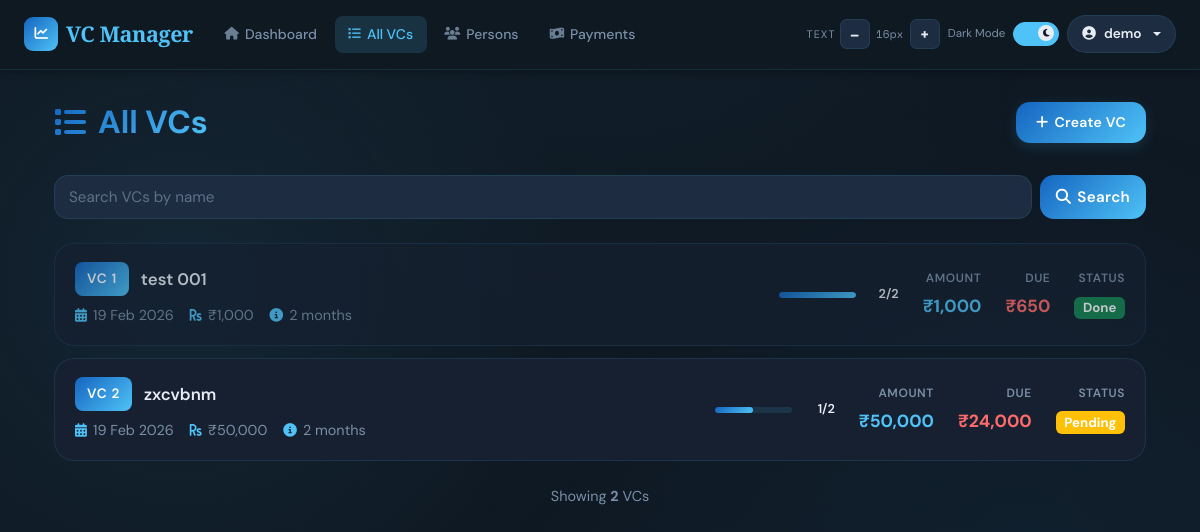
The app's page /vc/ (signed in), older data.
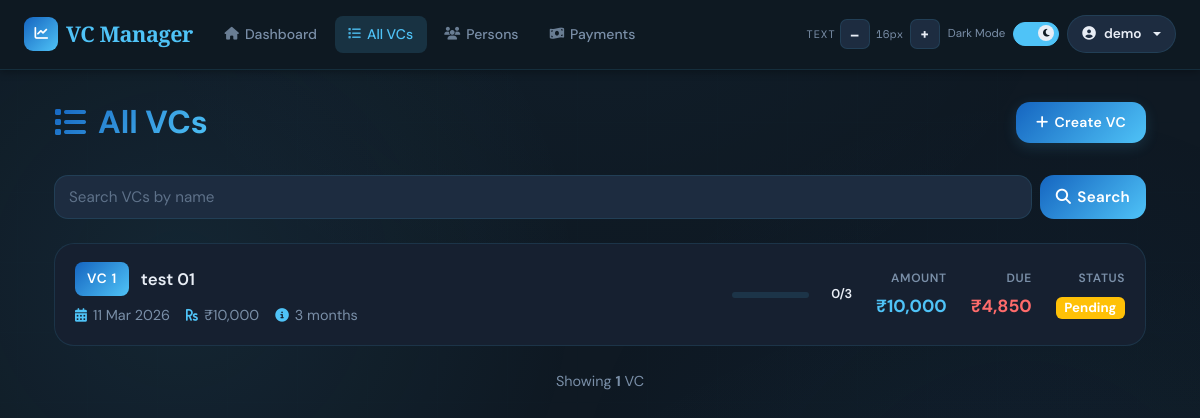
The same page, newer data.
### app/models/vc.py (models this page shows, shortened)
class VC(db.Model):
    __tablename__ = 'vcs'
    id           = db.Column(db.Integer, primary_key=True)
    user_id      = db.Column(db.Integer, db.ForeignKey('users.id'), nullable=False, index=True)
    vc_number    = db.Column(db.Integer, unique=True, nullable=False)
    name         = db.Column(db.String(100), nullable=False)
    start_date   = db.Column(db.DateTime, nullable=False, default=lambda: datetime.now(timezone.utc))
    amount       = db.Column(db.Float, nullable=False)
    tenure       = db.Column(db.Integer, nullable=False)
    current_hand = db.Column(db.Integer, default=1)
    narration    = db.Column(db.Text)
    status       = db.Column(db.Enum(PaymentStatus, native_enum=False), default=PaymentStatus.PENDING)
    min_interest = db.Column(db.Float, nullable=False, default=0.0)
    created_at   = db.Column(db.DateTime, default=lambda: datetime.now(timezone.utc))
    updated_at   = db.Column(db.DateTime, default=lambda: datetime.now(timezone.utc),
                             onupdate=lambda: datetime.now(timezone.utc))
    hands          = db.relationship('VCHand',      backref='vc', lazy=True, cascade='all, delete-orphan')
    payments       = db.relationship('Payment',     backref='vc', lazy=True, cascade='all, delete-orphan')
    ledger_entries = db.relationship('LedgerEntry', backref='vc', lazy=True)
    members        = db.relationship('Person', secondary=vc_members, backref='vcs')
    @property
    def total_due_per_vc(self):
        return sum(c.amount for h in self.hands for c in h.contributions if not c.paid)
    @property
    def completed_hand_obj(self):
        return (self.current_hand - 1) if self.current_hand <= self.tenure else self.tenure

### app/models/contribution.py (models this page shows)
class Contribution(db.Model):
    __tablename__ = 'contributions'
    id = db.Column(db.Integer, primary_key=True)
    hand_id = db.Column(db.Integer, db.ForeignKey('vc_hands.id'), nullable=False, index=True)
    person_id = db.Column(db.Integer, db.ForeignKey('persons.id'), nullable=False, index=True)
    amount = db.Column(db.Float, nullable=False)
    date = db.Column(db.DateTime, default=datetime.utcnow)
    paid = db.Column(db.Boolean, default=False)  # True when this contribution/payment has been made
    person = db.relationship('Person', backref='contributions')

### app/routes/vc.py (the view)
@vc_bp.route('/')
@login_required
def vcs_list():
    vcs = VC.query.filter_by(user_id=current_user.id).order_by(VC.vc_number).all()
    total_due = sum(c.amount for vc in vcs for hand in vc.hands for c in hand.contributions if not c.paid)
    total_vcs = len(vcs)
    total_members = sum(len(vc.members) for vc in vcs)
    return render_template('vc/list.html', vcs=vcs, total_due=total_due, total_members=total_members, total_vcs=total_vcs)

### templates/vc/list.html (shortened to what this page needs)
{% extends "base.html" %}
{% block content %}
<div class="container-fluid">
    <div class="page-header">
        <h1 class="page-title">
            <i class="fas fa-list"></i>All VCs
        </h1>
        <button class="btn btn-primary" onclick="location.href='{{ url_for('vc.create_vc') }}'">
            <i class="fas fa-plus"></i>Create VC
        </button>
    </div>
    <div class="control-bar">
        <div class="search-box">
            <input
                id="vc-search-input"
                type="search"
                class="form-control"
                placeholder="Search VCs by name">
            <button id="vc-search-btn" class="btn" type="button">
                <i class="fas fa-search"></i>Search
            </button>
        </div>
    </div>
    <div class="vc-list">
        {% if vcs %}
            {% for vc in vcs %}
            {% set completion_ratio = (vc.completed_hand_obj / vc.tenure) if vc.tenure else 0 %}
            <div class="vc-item {{ 'completed' if completion_ratio == 1 else '' }}"
                onclick="location.href='{{ url_for('vc.view_vc', id=vc.id) }}'">
                <div class="vc-item-main">
                    <div class="vc-item-header">
                        <span class="vc-badge">VC {{ vc.vc_number }}</span>
                        <span class="vc-name">{{ vc.name }}</span>
                    </div>
                    <div class="vc-meta">
                        <div class="vc-meta-item">
                            <i class="fas fa-calendar-alt"></i>
                            <span>{{ vc.start_date.strftime('%d %b %Y') }}</span>
                        </div>
                        <div class="vc-meta-item">
                            <i class="fas fa-rupee-sign"></i>
                            <span>₹{{ "%.0f"|format(vc.amount)|indian_comma }}</span>
                        </div>
                        <div class="vc-meta-item">
                            <i class="fas fa-info-circle"></i>
                            <span>{{ vc.tenure }} months</span>
                        </div>
                    </div>
                </div>
                <div class="vc-item-stats">
                    <div class="vc-progress">
                        <div class="progress-bar-custom">
                            <div class="progress-bar-custom-fill" style="width: {{ (completion_ratio * 100) }}%"></div>
                        </div>
                        <div class="progress-text">{{ vc.completed_hand_obj }}/{{ vc.tenure }}</div>
                    </div>
                    <div class="vc-stat">
                        <div class="vc-stat-label">Amount</div>
                        <div class="vc-stat-value amount">₹{{ "%.0f"|format(vc.amount)|indian_comma }}</div>
                    </div>
                    <div class="vc-stat">
                        <div class="vc-stat-label">Due</div>
                        <div class="vc-stat-value due">₹{{ "%.0f"|format(vc.total_due_per_vc)|indian_comma }}</div>
                    </div>
                    <div class="vc-stat">
                        <div class="vc-stat-label">Status</div>
                        <div class="vc-stat-value">
                            {% if completion_ratio == 1 %}
                                <span class="badge bg-success">Done</span>
                            {% elif vc.total_due_per_vc > 0 %}
                                <span class="badge bg-warning">Pending</span>
                            {% else %}
                                <span class="badge bg-info">Active</span>
                            {% endif %}
                        </div>
                    </div>
                </div>
            </div>
            {% endfor %}
        {% endif %}
    </div>
    {% if vcs %}
    <div style="margin-top: 24px; text-align: center; color: var(--text-muted); font-size: 0.9rem;">
        Showing <strong>{{ vcs|length }}</strong> VC{{ 's' if vcs|length != 1 else '' }}
    </div>
    {% endif %}
</div>
{% endblock %}

Row changes from the older to the newer data that the page shows:
removed VC: vc_number "2", name "zxcvbnm", start_date "19 Feb 2026", amount "50,000", tenure "2", {{ (completion_ratio * 100) }} 50.0 (drawn), completed_hand_obj "1", shows "Pending"
removed Contribution: paid.amount "24,000"
changed VC: name "test 001" → "test 01"; start_date "19 Feb 2026" → "11 Mar 2026"; amount "1,000" → "10,000"; tenure "2" → "3"; completed_hand_obj "2" → "0"; text "Done" → "Pending"
changed Contribution: paid+amount "650" → "4,850"; paid True → False (drawn)
Text that changed along with them:
{{ vcs|length }}: "2" → "1"
{{ 's' if vcs|length != 1 else '' }}: "s" → (not shown)
